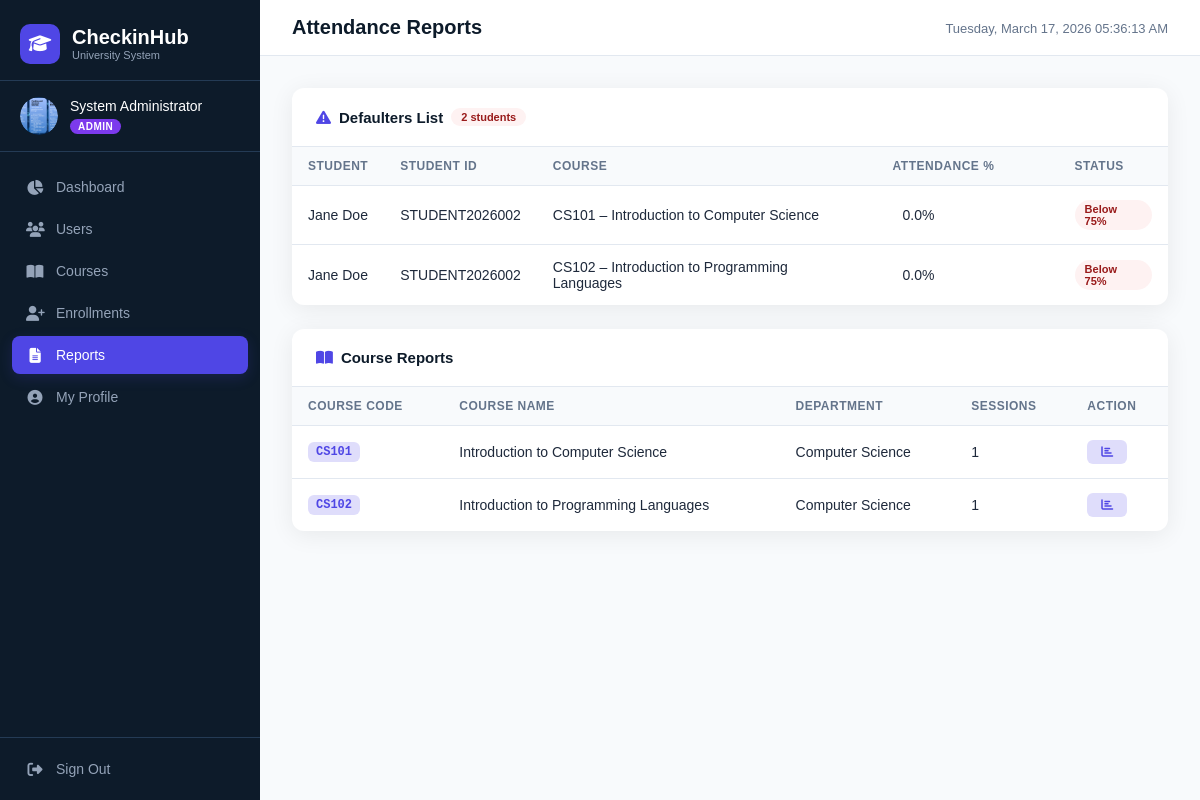
Page /admin/reports (signed in) on the earlier database version.
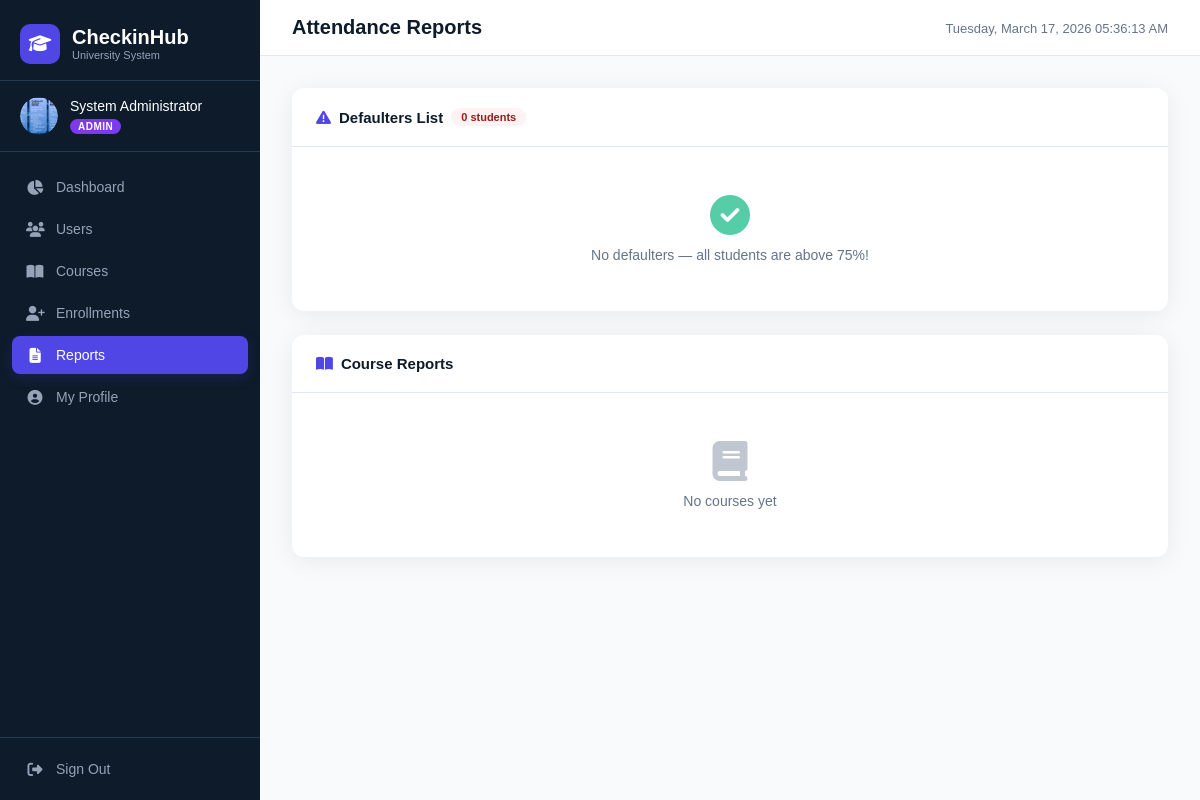
Same page on the later database version.
### app/models/user_model.py (models this page shows, shortened)
class User(UserMixin, db.Model):
    __tablename__ = 'users'
    id = db.Column(db.Integer, primary_key=True)
    full_name = db.Column(db.String(150), nullable=False)
    email = db.Column(db.String(150), unique=True, nullable=False)
    student_id = db.Column(db.String(50), unique=True, nullable=True)
    password_hash = db.Column(db.String(256), nullable=False)
    role = db.Column(db.String(20), nullable=False, default='student')  # admin, lecturer, student
    is_active = db.Column(db.Boolean, default=True)
    profile_picture = db.Column(db.String(300), nullable=True)
    bio = db.Column(db.String(300), nullable=True)
    phone = db.Column(db.String(30), nullable=True)
    created_at = db.Column(db.DateTime, default=datetime.utcnow)
    enrollments = db.relationship(
        'Enrollment',
        backref='student',
        lazy='dynamic',
        cascade='all, delete-orphan',
        foreign_keys='Enrollment.student_id'
    )
    attendance_records = db.relationship(
        'AttendanceRecord',
        backref='student',
        lazy='dynamic',
        cascade='all, delete-orphan'
    )
    courses_teaching = db.relationship(
        'Course',
        backref='lecturer',
        lazy='dynamic',
        foreign_keys='Course.lecturer_id'
    )

### app/models/course_model.py (models this page shows, shortened)
class Course(db.Model):
    __tablename__ = 'courses'
    id = db.Column(db.Integer, primary_key=True)
    course_code = db.Column(db.String(20), unique=True, nullable=False)
    course_name = db.Column(db.String(200), nullable=False)
    department = db.Column(db.String(100), nullable=False)
    semester = db.Column(db.String(50), nullable=False)
    lecturer_id = db.Column(db.Integer, db.ForeignKey('users.id'), nullable=True)
    created_at = db.Column(db.DateTime, default=datetime.utcnow)
    enrollments = db.relationship(
        'Enrollment',
        backref='course',
        lazy='dynamic',
        cascade='all, delete-orphan'
    )
    sessions = db.relationship(
        'AttendanceSession',
        backref='course',
        lazy='dynamic',
        cascade='all, delete-orphan'
    )
    def get_total_sessions(self):
        return self.sessions.count()

### app/routes/admin_routes.py (the view)
@admin_bp.route('/reports')
@login_required
@role_required('admin')
def reports():
    defaulters = get_defaulters()
    courses = Course.query.all()
    return render_template('admin/reports.html', defaulters=defaulters, courses=courses)

### app/models/user_model.py (called while the page is built)
@login_manager.user_loader
def load_user(user_id):
    return User.query.get(int(user_id))

### app/services/attendance_service.py (called while the page is built)
def calculate_attendance_percentage(student_id, course_id):
    total_sessions = AttendanceSession.query.filter_by(course_id=course_id).count()
    if total_sessions == 0:
        return 0.0
    attended = AttendanceRecord.query.join(AttendanceSession).filter(
        AttendanceRecord.student_id == student_id,
        AttendanceSession.course_id == course_id
    ).count()
    return round((attended / total_sessions) * 100, 1)

def get_defaulters():
    defaulters = []
    enrollments = Enrollment.query.all()
    seen = set()
    for enrollment in enrollments:
        key = (enrollment.student_id, enrollment.course_id)
        if key in seen:
            continue
        seen.add(key)
        pct = calculate_attendance_percentage(enrollment.student_id, enrollment.course_id)
        total = AttendanceSession.query.filter_by(course_id=enrollment.course_id).count()
        if pct < 75 and total > 0:
            defaulters.append({
                'student': enrollment.student,
                'course': enrollment.course,
                'percentage': pct
            })
    return defaulters

### app/templates/admin/reports.html (shortened to what this page needs)
{% extends 'base.html' %}
{% block page_title %}Attendance Reports{% endblock %}
{% block content %}
<div class="section-card">
  <div class="section-header">
    <h3><i class="fas fa-triangle-exclamation"></i> Defaulters List <span class="badge badge-red">{{ defaulters|length
        }} students</span></h3>
  </div>
  {% if defaulters %}
  <table class="data-table">
    <thead>
      <tr>
        <th>Student</th>
        <th>Student ID</th>
        <th>Course</th>
        <th>Attendance %</th>
        <th>Status</th>
      </tr>
    </thead>
    <tbody>
      {% for d in defaulters %}
      <tr>
        <td>{{ d.student.full_name }}</td>
        <td>{{ d.student.student_id or '—' }}</td>
        <td>{{ d.course.course_code }} – {{ d.course.course_name }}</td>
        <td>
          <div class="progress-bar-wrap">
            <div class="progress-bar danger" style="width:{{ d.percentage }}%"></div><span>{{ d.percentage }}%</span>
          </div>
        </td>
        <td><span class="badge badge-red">Below 75%</span></td>
      </tr>
      {% endfor %}
    </tbody>
  </table>
  {% else %}<div class="empty-state green-state"><i class="fas fa-circle-check"></i>
    <p>No defaulters — all students are above 75%!</p>
  </div>{% endif %}
</div>
<div class="section-card">
  <div class="section-header">
    <h3><i class="fas fa-book-open"></i> Course Reports</h3>
  </div>
  {% if courses %}
  <table class="data-table">
    <thead>
      <tr>
        <th>Course Code</th>
        <th>Course Name</th>
        <th>Department</th>
        <th>Sessions</th>
        <th>Action</th>
      </tr>
    </thead>
    <tbody>
      {% for c in courses %}
      <tr>
        <td><span class="code-badge">{{ c.course_code }}</span></td>
        <td>{{ c.course_name }}</td>
        <td>{{ c.department }}</td>
        <td>{{ c.get_total_sessions() }}</td>
        <td><a href="{{ url_for('admin.course_report', course_id=c.id) }}" class="btn-sm" title="View Report"><i
              class="fas fa-chart-bar"></i></a></td>
      </tr>
      {% endfor %}
    </tbody>
  </table>
  {% else %}<div class="empty-state"><i class="fas fa-book"></i>
    <p>No courses yet</p>
  </div>{% endif %}
</div>
{% endblock %}

Differences in the rows shown:
removed User: student.full_name "Jane Doe" "Jane Doe", student "STUDENT2026002" "STUDENT2026002"
removed Course: course.course_code "CS101", course.course_name "Introduction to Computer Science", course_code "CS101", course_name "Introduction to Computer Science", department "Computer Science", get_total_sessions "1"
removed Course: course.course_code "CS102", course.course_name "Introduction to Programming Languages", course_code "CS102", course_name "Introduction to Programming Languages", department "Computer Science", get_total_sessions "1"
Other differences:
{{ defaulters|length }}: "2" → "0"
text no longer shown: "STUDENT STUDENT ID COURSE ATTENDANCE % STATUS COURSE CODE COURSE NAME DEPARTMENT SESSIONS ACTION"
text now shown: "No defaulters — all students are above 75%! No courses yet"
list line gone: "– 0.0 % Below 75%"
